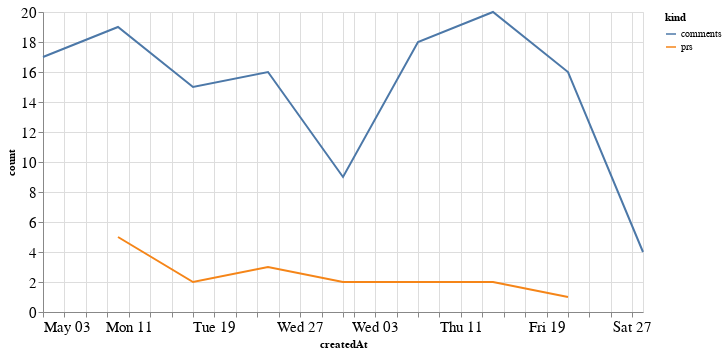

The code cell stored with this chart in its notebook:
### Code cell
alt.Chart(total_time, width=600).mark_line().encode(
    x='createdAt',
    y='count',
    color='kind'
)

### Figure 1 — Vega-Lite specification as saved in the notebook (floating-point values rounded to 4 significant figures)
{"config": {"axisLeft": {"labelFontSize": 15}, "axisBottom": {"labelFontSize": 15}}, "data": {"name": "data-53872e02abb32572a512e749f52659b2"}, "mark": "line", "encoding": {"color": {"type": "nominal", "field": "kind"}, "x": {"type": "temporal", "field": "createdAt"}, "y": {"type": "quantitative", "field": "count"}}, "width": 600, "$schema": "https://vega.github.io/schema/vega-lite/v4.8.1.json", "datasets": {"data-53872e02abb32572a512e749f52659b2": [{"createdAt": "2020-05-10T00:00:00", "kind": "prs", "count": 5.0}, {"createdAt": "2020-05-17T00:00:00", "kind": "prs", "count": 2.0}, {"createdAt": "2020-05-24T00:00:00", "kind": "prs", "count": 3.0}, {"createdAt": "2020-05-31T00:00:00", "kind": "prs", "count": 2.0}, {"createdAt": "2020-06-07T00:00:00", "kind": "prs", "count": 2.0}, {"createdAt": "2020-06-14T00:00:00", "kind": "prs", "count": 2.0}, {"createdAt": "2020-06-21T00:00:00", "kind": "prs", "count": 1.0}, {"createdAt": "2020-05-03T00:00:00", "kind": "prs", "count": null}, {"createdAt": "2020-06-28T00:00:00", "kind": "prs", "count": null}, {"createdAt": "2020-05-10T00:00:00", "kind": "comments", "count": 19.0}, {"createdAt": "2020-05-17T00:00:00", "kind": "comments", "count": 15.0}, {"createdAt": "2020-05-24T00:00:00", "kind": "comments", "count": 16.0}, {"createdAt": "2020-05-31T00:00:00", "kind": "comments", "count": 9.0}, {"createdAt": "2020-06-07T00:00:00", "kind": "comments", "count": 18.0}, {"createdAt": "2020-06-14T00:00:00", "kind": "comments", "count": 20.0}, {"createdAt": "2020-06-21T00:00:00", "kind": "comments", "count": 16.0}, {"createdAt": "2020-05-03T00:00:00", "kind": "comments", "count": 17.0}, {"createdAt": "2020-06-28T00:00:00", "kind": "comments", "count": 4.0}]}}
